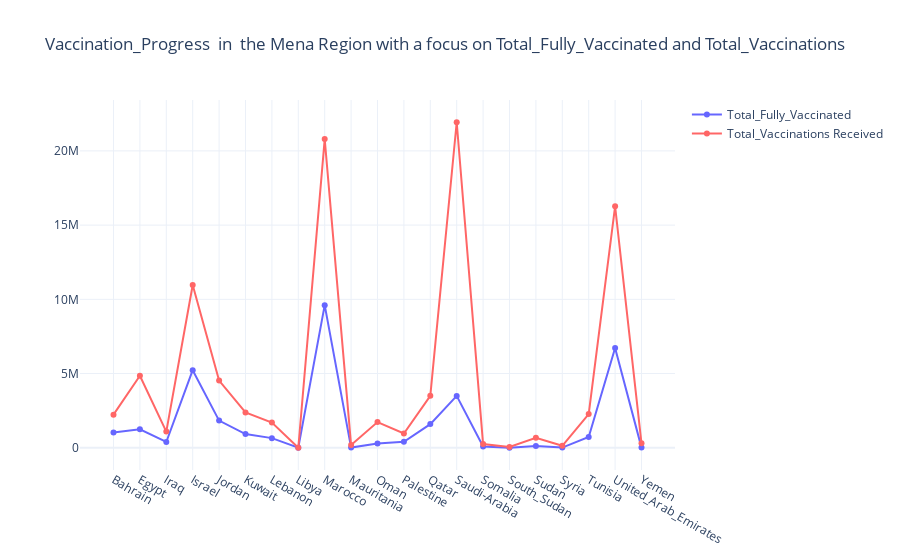

The notebook cell this image was saved under:
### Markdown cell above
# Vaccination Progress Investigation

### Code cell
#import warnings
#warnings.filterwarnings("ignore")
url = 'https://raw.githubusercontent.com/inception-labs/covid-vaccine-mena/main/Distribution/OWID-Vaccine-Progress.csv'
df_owid = pd.read_csv(url, index_col=0)


#df_owid = pd.read_csv('../Distribution/OWID-Vaccine-Progress.csv')
df_owid = df_owid.drop(["Unnamed: 0"], axis = 1)
df_owid = df_owid.dropna()
d = {"ARE": "United_Arab_Emirates" , "BHR" : 'Bahrain',"DZA": 'Algeria',"EGY": 'Egypt',"IRQ": 'Iraq',  "ISR": 'Israel', "JOR": 'Jordan',"KWT":'Kuwait',"LBN":'Lebanon',"LBY":'Libya',  "MAR":'Marocco' ,"MRT": 'Mauritania', "OMN":'Oman',"PSE": 'Palestine', "QAT":'Qatar',"SAU":'Saudi-Arabia',"SOM":'Somalia',"SDN":'Sudan',"SSD":'South_Sudan',"SYR":'Syria',"TUN":'Tunisia',"YEM":'Yemen'}
df_owid['Country'] = df_owid.replace({"Country": d})
#df_owid.head()

vaccination_total = df_owid.groupby(['Country'])[ 'Total_Fully_Vaccinated','Total_Vaccinations'].max()
vaccination_total=vaccination_total.reset_index().sort_values('Country')




x=[i for i in vaccination_total.Country ]
fig = go.Figure()
fig.update_layout(template='plotly_white')
fig.add_trace(go.Scatter(x=x, 
                         y=vaccination_total['Total_Fully_Vaccinated'],
                         mode='lines+markers',
                         name='Total_Fully_Vaccinated',
                         line=dict(color='rgb(102, 102, 255)', width=2)))
fig.add_trace(go.Scatter(x=x, 
                         y=vaccination_total['Total_Vaccinations'],
                         mode='lines+markers',
                         name='Total_Vaccinations Received',
                         line=dict(color='rgb(255, 102, 102)', width=2)))

fig.update_layout(
    title = 'Vaccination_Progress  in '+' the Mena Region'+' with a focus on Total_Fully_Vaccinated and Total_Vaccinations',
    xaxis_tickformat = '%d %B (%a)<br>%Y'
)
fig.show()

### Figure 1 — Plotly figure (JSON) as saved in the notebook; plotly's stock layout.template omitted (floating-point values rounded to 4 significant figures)
{"data": [{"line": {"color": "rgb(102, 102, 255)", "width": 2}, "mode": "lines+markers", "name": "Total_Fully_Vaccinated", "type": "scatter", "x": ["Bahrain", "Egypt", "Iraq", "Israel", "Jordan", "Kuwait", "Lebanon", "Libya", "Marocco", "Mauritania", "Oman", "Palestine", "Qatar", "Saudi-Arabia", "Somalia", "South_Sudan", "Sudan", "Syria", "Tunisia", "United_Arab_Emirates", "Yemen"], "y": [1029835, 1245472, 388541, 5224517, 1829132, 923307, 648309, 0, 9608887, 13047, 291645, 398324, 1592895, 3494832, 87135, 4344, 123862, 9312, 728004, 6725394, 8577]}, {"line": {"color": "rgb(255, 102, 102)", "width": 2}, "mode": "lines+markers", "name": "Total_Vaccinations Received", "type": "scatter", "x": ["Bahrain", "Egypt", "Iraq", "Israel", "Jordan", "Kuwait", "Lebanon", "Libya", "Marocco", "Mauritania", "Oman", "Palestine", "Qatar", "Saudi-Arabia", "Somalia", "South_Sudan", "Sudan", "Syria", "Tunisia", "United_Arab_Emirates", "Yemen"], "y": [2230234, 4851349, 1087866, 10966489, 4524542, 2375455, 1698262, 750, 20794848, 182642, 1728618, 958519, 3497554, 21930093, 249790, 55915, 677957, 131221, 2269301, 16263585, 297405]}], "layout": {"title": {"text": "Vaccination_Progress  in  the Mena Region with a focus on Total_Fully_Vaccinated and Total_Vaccinations"}, "xaxis": {"tickformat": "%d %B (%a)<br>%Y"}}}
